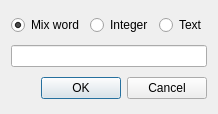
<ui version="4.0" >
 <class>Dialog</class>
 <widget class="QDialog" name="Dialog" >
  <property name="windowModality" >
   <enum>Qt::NonModal</enum>
  </property>
  <property name="geometry" >
   <rect>
    <x>0</x>
    <y>0</y>
    <width>218</width>
    <height>114</height>
   </rect>
  </property>
  <property name="windowTitle" >
   <string>Cell #0000</string>
  </property>
  <property name="windowIcon" >
   <iconset/>
  </property>
  <layout class="QVBoxLayout" >
   <item>
    <layout class="QHBoxLayout" >
     <item>
      <widget class="QRadioButton" name="type_word" >
       <property name="text" >
        <string>Mix word</string>
       </property>
       <property name="checked" >
        <bool>true</bool>
       </property>
      </widget>
     </item>
     <item>
      <widget class="QRadioButton" name="type_int" >
       <property name="text" >
        <string>Integer</string>
       </property>
      </widget>
     </item>
     <item>
      <widget class="QRadioButton" name="type_str" >
       <property name="text" >
        <string>Text</string>
       </property>
      </widget>
     </item>
    </layout>
   </item>
   <item>
    <widget class="QLineEdit" name="input_line" >
     <property name="windowModality" >
      <enum>Qt::WindowModal</enum>
     </property>
    </widget>
   </item>
   <item>
    <widget class="QDialogButtonBox" name="buttonBox" >
     <property name="autoFillBackground" >
      <bool>true</bool>
     </property>
     <property name="orientation" >
      <enum>Qt::Horizontal</enum>
     </property>
     <property name="standardButtons" >
      <set>QDialogButtonBox::Cancel|QDialogButtonBox::NoButton|QDialogButtonBox::Ok</set>
     </property>
    </widget>
   </item>
  </layout>
 </widget>
 <resources/>
 <connections>
  <connection>
   <sender>buttonBox</sender>
   <signal>accepted()</signal>
   <receiver>Dialog</receiver>
   <slot>accept()</slot>
   <hints>
    <hint type="sourcelabel" >
     <x>248</x>
     <y>254</y>
    </hint>
    <hint type="destinationlabel" >
     <x>157</x>
     <y>274</y>
    </hint>
   </hints>
  </connection>
  <connection>
   <sender>buttonBox</sender>
   <signal>rejected()</signal>
   <receiver>Dialog</receiver>
   <slot>reject()</slot>
   <hints>
    <hint type="sourcelabel" >
     <x>316</x>
     <y>260</y>
    </hint>
    <hint type="destinationlabel" >
     <x>286</x>
     <y>274</y>
    </hint>
   </hints>
  </connection>
 </connections>
</ui>
